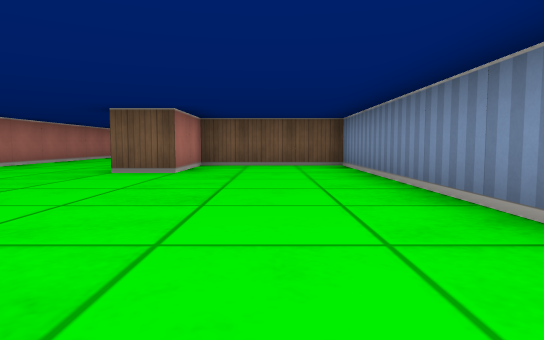
view 1 (above)

13 first-person views from a walk through a cub3D level. The camera is about half as high as the walls, tilts 4° down and sees 75° across. The floor is counted in squares. Each view is taken from the middle of a square. On the plan, view 1 faces up. The plan holds only what a view shows up to about 9 squares ahead; the rest is blank. The place goes on beyond the plan.

view 2
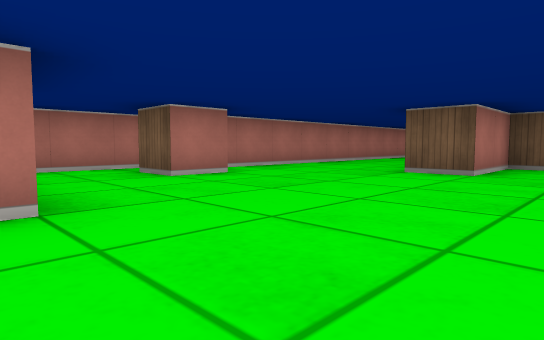

view 3
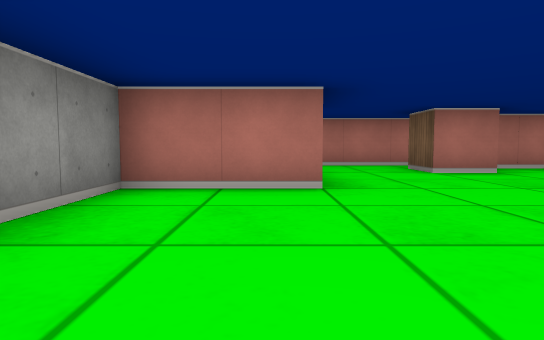

view 4
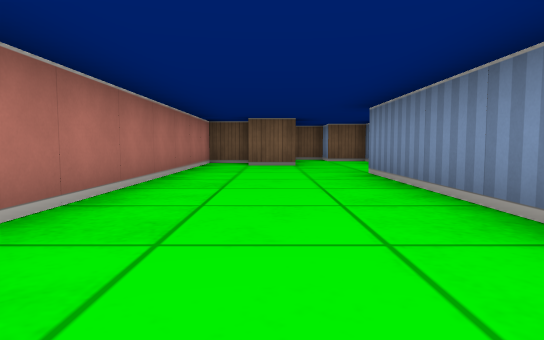

view 5
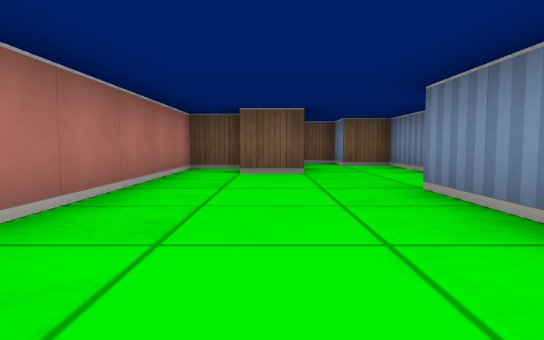

view 6
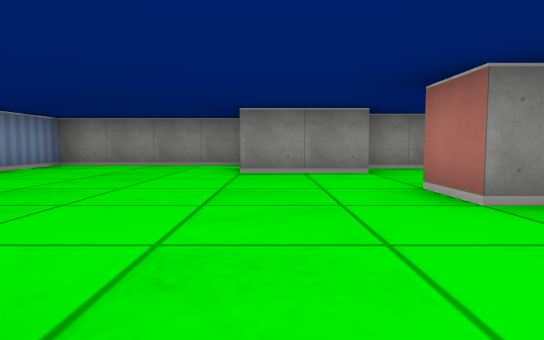

view 7
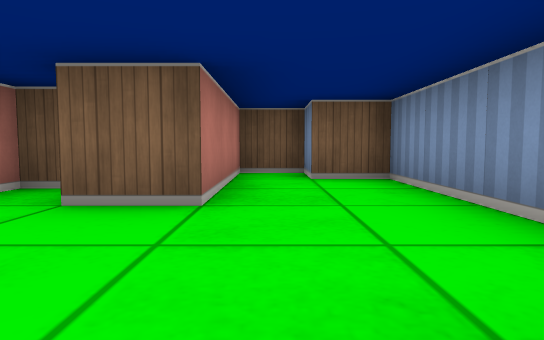

view 8
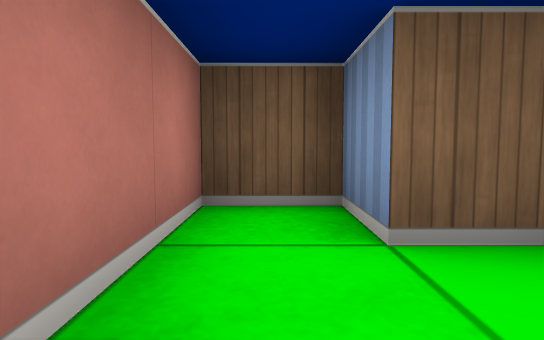

view 9
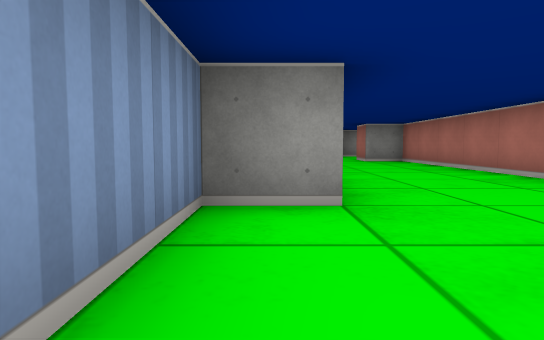

view 10
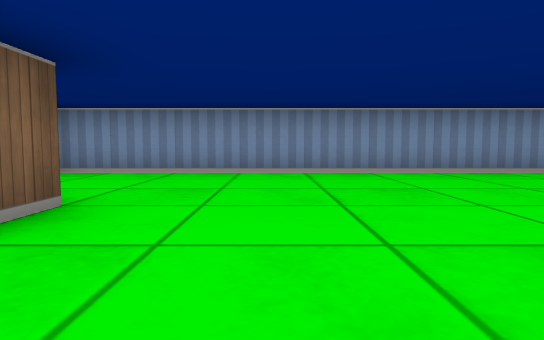

view 11
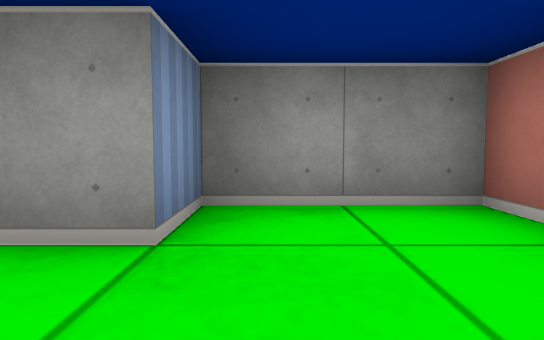

view 12
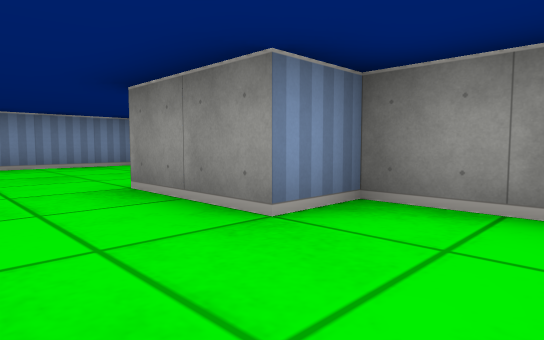

view 13
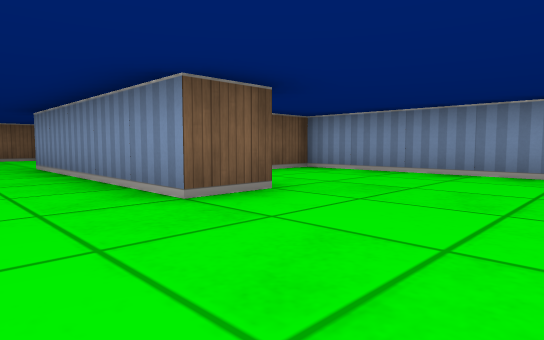

### Floor plan
Points are (right, up) in squares from view 1. A wall is a line through its corners. A room is listed if a view was taken in it or the views show most of it. See-through windows are left out.
Room 1 (views 1, 2, 3, 4, 5, 6, 7, 8, 9, 10, 11, 12, 13)
walls: (-5, 3.5) (-4.5, 3.5) (-4.5, 2.5) (-5.5, 2.5); (-6.5, 3) (-6.5, -0.5) (-4.5, -0.5) (-4.5, 0.5) (-2.5, 0.5) (-2.5, -1.5) (1.5, -1.5) (1.5, 7.5) (-1.5, 7.5) (-1.5, 5.5) (-2.5, 5.5) (-2.5, 10.5) (-1.5, 10.5) (-1.5, 14.5) (-2.5, 14.5) (-2.5, 15.5) (-3.5, 15.5) (-3.5, 12.5) (-4.5, 12.5); (-4.5, 13.5) (-5.5, 13.5) (-5.5, 3.9)

Positions as (right, up) in squares from view 1, and headings:
1: (0, 0), facing up
2: (0, 0), facing up-left
3: (1, 0), facing left
4: (-4, 5), facing up
5: (-4, 7), facing up
6: (-3, 6), facing down
7: (-3, 10), facing up
8: (-3, 13), facing up
9: (-2, 13), facing down
10: (-4, 4), facing right
11: (-5, 2), facing down
12: (-6, 2), facing down-right
13: (-4, 3), facing up-right
